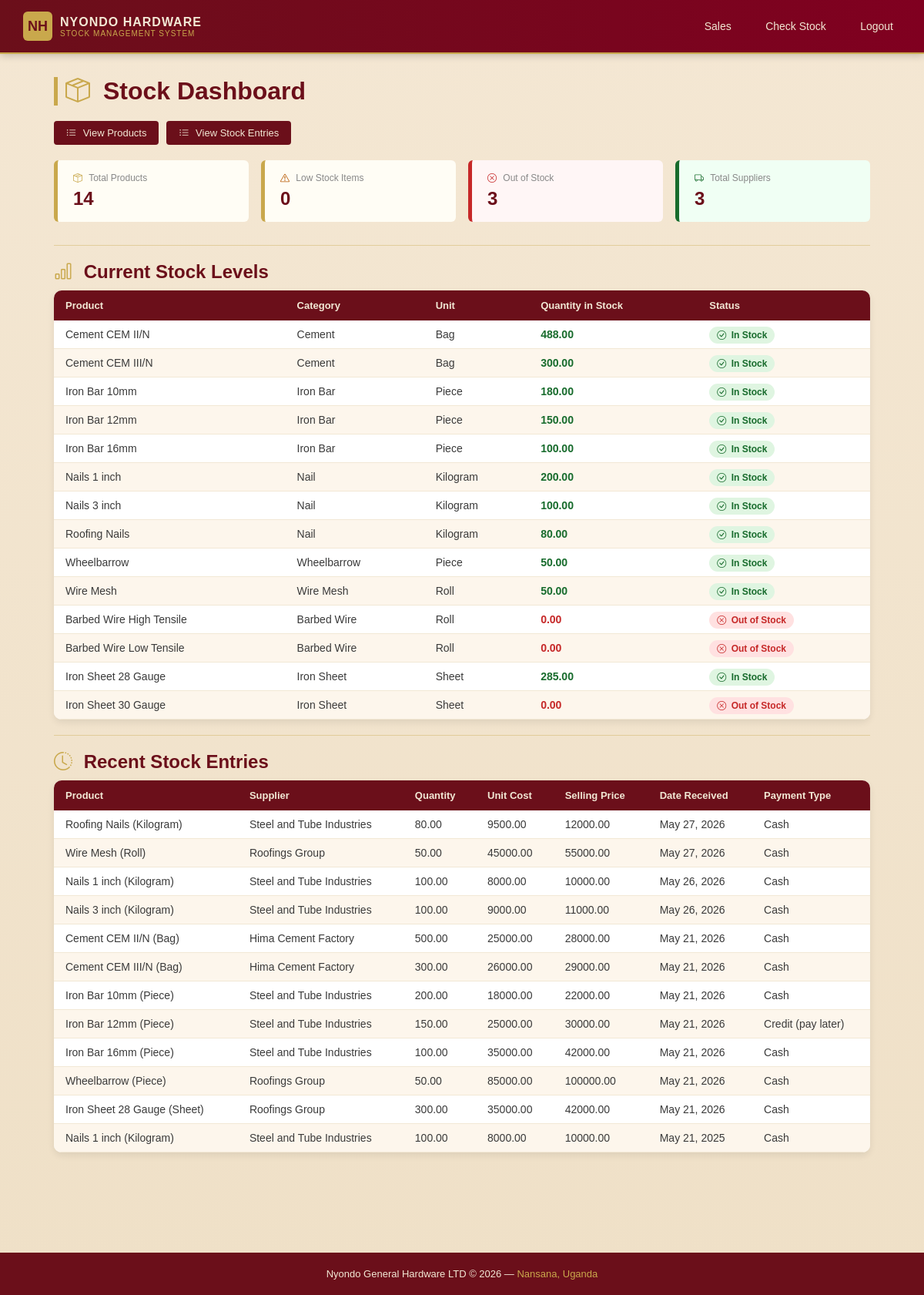
The page /stock/ (signed in) on the database its author committed.
### stock/models.py (models this page shows, shortened)
class Product(models.Model):
    CATEGORY_CHOICES = [
        ('cement',      'Cement'),
        ('iron_bar',    'Iron Bar'),
        ('nail',        'Nail'),
        ('wheelbarrow', 'Wheelbarrow'),
        ('wire_mesh',   'Wire Mesh'),
        ('barbed_wire', 'Barbed Wire'),
        ('iron_sheet',  'Iron Sheet'),
    ]
    UNIT_CHOICES = [
        ('bag',   'Bag'),
        ('piece', 'Piece'),
        ('kg',    'Kilogram'),
        ('roll',  'Roll'),
        ('sheet', 'Sheet'),
    ]
    name              = models.CharField(max_length=200)
    category          = models.CharField(max_length=50, choices=CATEGORY_CHOICES)
    unit              = models.CharField(max_length=20, choices=UNIT_CHOICES)
    description       = models.CharField(max_length=255, blank=True)
    quantity_in_stock = models.DecimalField(max_digits=10, decimal_places=2, default=0)
    def __str__(self):
        return f"{self.name} ({self.get_unit_display()})"

class StockEntry(models.Model):
    PAYMENT_CHOICES = [
        ('cash',   'Cash'),
        ('credit', 'Credit (pay later)'),
        ('momo', 'Mobile Money'),
    ]
    product            = models.ForeignKey(Product, on_delete=models.PROTECT, related_name='stock_entries')
    supplier           = models.ForeignKey(Supplier, on_delete=models.PROTECT, related_name='stock_entries')
    quantity           = models.DecimalField(max_digits=10, decimal_places=2)
    unit_cost          = models.DecimalField(max_digits=10, decimal_places=2)
    unit_selling_price = models.DecimalField(max_digits=10, decimal_places=2)
    payment_type       = models.CharField(max_length=10, choices=PAYMENT_CHOICES, default='cash')
    amount_paid        = models.DecimalField(max_digits=12, decimal_places=2, default=0)
    date_received      = models.DateField()
    notes              = models.TextField(blank=True)
    registered_by      = models.ForeignKey('auth.User', on_delete=models.SET_NULL, null=True)
    created_at         = models.DateTimeField(auto_now_add=True)
    storage_location = models.CharField(max_length=200, blank=True)

class Supplier(models.Model):
    name = models.CharField(max_length=200)
    phone = models.CharField(max_length=20)
    address = models.TextField(blank=True)
    credit_balance = models.DecimalField(max_digits=12, decimal_places=2, default=0)
    product_delivered = models.CharField(max_length=200, blank=True)
    due_date         = models.DateField(null=True, blank=True)
    created_at = models.DateTimeField(auto_now_add=True)
    def __str__(self):
        return self.name

### accounts/decorators.py (the view)
        def wrapper(request, *args, **kwargs):
            if not request.user.is_authenticated:
                return redirect('/login/')
            if request.user.is_superuser:
                return view_func(request, *args, **kwargs)
            try:
                role = request.user.profile.role
                if role in roles:
                    return view_func(request, *args, **kwargs)
                else:
                    return redirect('/access-denied/')
            except Exception as e:
                print(f"DECORATOR ERROR: {e}")
                return redirect('/access-denied/')

### stock/views.py (called while the page is built)
@role_required('manager', 'attendant')
def stock_dashboard(request):
    products      = Product.objects.all()
    entries       = StockEntry.objects.all().order_by('-date_received')
    low_stock     = Product.objects.filter(
                        quantity_in_stock__gt=0,
                        quantity_in_stock__lt=10).count()
    out_of_stock  = Product.objects.filter(quantity_in_stock__lte=0).count()
    total_suppliers = Supplier.objects.count()
    return render(request, 'stock/dashboard.html', {
        'products'        : products,
        'entries'         : entries,
        'low_stock'       : low_stock,
        'out_of_stock'    : out_of_stock,
        'total_suppliers' : total_suppliers,
    })

### stock/templates/stock/dashboard.html (shortened to what this page needs)
{% extends 'base.html' %}
{% block content %}
<h1>
    <i class="bi bi-box-seam" style="color: #C9A84C; margin-right: 8px;"></i>
    Stock Dashboard
</h1>
<div class="action-bar">
    <a href="{% url 'product_list' %}">
        <i class="bi bi-list-ul" style="margin-right: 5px;"></i>
        View Products
    </a>
    <a href="{% url 'stock_entry_list' %}">
        <i class="bi bi-list-ul" style="margin-right: 5px;"></i>
        View Stock Entries
    </a>
</div>
    <div style="display: grid; grid-template-columns: repeat(4, 1fr); gap: 16px; margin-bottom: 30px;">
    <div class="card card-gold">
        <p>
            <i class="bi bi-box-seam"
               style="color: #C9A84C; margin-right: 5px;"></i>
            Total Products
        </p>
        <h2 class="stat-gold">{{ products|length }}</h2>
    </div>
    <div class="card {% if low_stock > 0 %}card-warning{% else %}card-gold{% endif %}">
        <p>
            <i class="bi bi-exclamation-triangle"
               style="color: #b75800; margin-right: 5px;"></i>
            Low Stock Items
        </p>
        <h2 class="{% if low_stock > 0 %}stat-warning{% else %}stat-gold{% endif %}">
            {{ low_stock }}
        </h2>
    </div>
    <div class="card {% if out_of_stock > 0 %}card-danger{% else %}card-gold{% endif %}">
        <p>
            <i class="bi bi-x-circle"
               style="color: #C62828; margin-right: 5px;"></i>
            Out of Stock
        </p>
        <h2 class="{% if out_of_stock > 0 %}stat-danger{% else %}stat-gold{% endif %}">
            {{ out_of_stock }}
        </h2>
    </div>
    <div class="card card-success">
        <p>
            <i class="bi bi-truck"
               style="color: #176B2C; margin-right: 5px;"></i>
            Total Suppliers
        </p>
        <h2 class="stat-success">{{ total_suppliers }}</h2>
    </div>
</div>
<hr>
<h2>
    <i class="bi bi-bar-chart" style="color: #C9A84C; margin-right: 8px;"></i>
    Current Stock Levels
</h2>
<table>
    <thead>
        <tr>
            <th>Product</th>
            <th>Category</th>
            <th>Unit</th>
            <th>Quantity in Stock</th>
            <th>Status</th>
        </tr>
    </thead>
    <tbody>
        {% for product in products %}
        <tr>
            <td>{{ product.name }}</td>
            <td>{{ product.get_category_display }}</td>
            <td>{{ product.get_unit_display }}</td>
            <td class="{% if product.quantity_in_stock <= 0 %}stat-danger{% elif product.quantity_in_stock < 10 %}stat-warning{% else %}stat-success{% endif %}">
                {{ product.quantity_in_stock }}
            </td>
            <td>
                {% if product.quantity_in_stock <= 0 %}
                    <span style="background: #FFE1E1; color: #C62828;
                                 padding: 4px 10px; border-radius: 20px;
                                 font-size: 12px; font-weight: 600;">
                        <i class="bi bi-x-circle" style="margin-right: 3px;"></i>
                        Out of Stock
                    </span>
                {% else %}
                    <span style="background: #DFF5E1; color: #176B2C;
                                 padding: 4px 10px; border-radius: 20px;
                                 font-size: 12px; font-weight: 600;">
                        <i class="bi bi-check-circle" style="margin-right: 3px;"></i>
                        In Stock
                    </span>
                {% endif %}
            </td>
        </tr>
        {% endfor %}
    </tbody>
</table>
<hr>
<h2>
    <i class="bi bi-clock-history" style="color: #C9A84C; margin-right: 8px;"></i>
    Recent Stock Entries
</h2>
<table>
    <thead>
        <tr>
            <th>Product</th>
            <th>Supplier</th>
            <th>Quantity</th>
            <th>Unit Cost</th>
            <th>Selling Price</th>
            <th>Date Received</th>
            <th>Payment Type</th>
        </tr>
    </thead>
    <tbody>
        {% for entry in entries %}
        <tr>
            <td>{{ entry.product }}</td>
            <td>{{ entry.supplier }}</td>
            <td>{{ entry.quantity }}</td>
            <td>{{ entry.unit_cost }}</td>
            <td>{{ entry.unit_selling_price }}</td>
            <td>{{ entry.date_received }}</td>
            <td>{{ entry.get_payment_type_display }}</td>
        </tr>
        {% endfor %}
    </tbody>
</table>
{% endblock %}

### templates/base.html (style rules this page uses)
* { margin: 0; padding: 0; box-sizing: border-box; }
body { font-family: Arial, sans-serif; background: linear-gradient(to bottom, #f4e7d3, #efe0c7); color: #6b0f1a; min-height: 100vh; display: flex; flex-direction: column; }
h1 { color: #6b0f1a; margin-bottom: 20px; border-left: 5px solid #c9a84c; padding-left: 10px; }
h2, h3 { color: #6b0f1a; margin: 20px 0 10px 0; }
table { width: 100%; border-collapse: collapse; background-color: #fff; margin-top: 10px; border-radius: 10px; overflow: hidden; box-shadow: 0 4px 10px rgba(0,0,0,0.08); }
table th { background-color: #6b0f1a; color: #f2e8d5; padding: 12px 15px; text-align: left; font-size: 13px; }
table td { padding: 10px 15px; border-bottom: 1px solid #f2e8d5; font-size: 14px; color: #3a3a3a; }
tbody tr:nth-child(even) { background-color: #fdf6ec; }
a { color: #6b0f1a; text-decoration: none; }
.action-bar { display: flex; gap: 10px; margin-bottom: 20px; flex-wrap: wrap; }
.action-bar a { background-color: #6b0f1a; color: #f2e8d5; padding: 8px 16px; border-radius: 4px; font-size: 13px; transition: 0.3s ease; display: inline-block; }
.card { background-color: #fff; padding: 16px 20px; border-radius: 6px; flex: 1; min-width: 180px; }
.card p { font-size: 12px; color: #888; margin-bottom: 6px; }
.card h2 { font-size: 24px; color: #6b0f1a; margin: 0; }
hr { border: none; border-top: 1px solid #c9a84c; margin: 20px 0; opacity: 0.4; }
.stat-danger { color: #C62828; font-weight: bold; }
.stat-success { color: #176B2C; font-weight: bold; }
.stat-gold { color: #6B0F1A; font-weight: bold; }
.card-danger { background: #FFF6F6; border-left: 5px solid #C62828 !important; }
.card-success { background: #F0FFF4; border-left: 5px solid #176B2C !important; }
.card-gold { background: #FFFDF5; border-left: 5px solid #C9A84C !important; }

### rows shown on the page
Product: name "Cement CEM II/N", category "Cement", unit "Bag", quantity_in_stock "488.00", shows "In Stock"
Product: name "Cement CEM III/N", category "Cement", unit "Bag", quantity_in_stock "300.00", shows "In Stock"
Product: name "Iron Bar 10mm", category "Iron Bar", unit "Piece", quantity_in_stock "180.00", shows "In Stock"
Product: name "Iron Bar 12mm", category "Iron Bar", unit "Piece", quantity_in_stock "150.00", shows "In Stock"
Product: name "Iron Bar 16mm", category "Iron Bar", unit "Piece", quantity_in_stock "100.00", shows "In Stock"
Product: name "Nails 1 inch", category "Nail", unit "Kilogram", quantity_in_stock "200.00", shows "In Stock"
Product: name "Nails 3 inch", category "Nail", unit "Kilogram", quantity_in_stock "100.00", shows "In Stock"
Product: name "Roofing Nails", category "Nail", unit "Kilogram", quantity_in_stock "80.00", shows "In Stock"
Product: name "Wheelbarrow", category "Wheelbarrow", unit "Piece", quantity_in_stock "50.00", shows "In Stock"
Product: name "Wire Mesh", category "Wire Mesh", unit "Roll", quantity_in_stock "50.00", shows "In Stock"
Product: name "Barbed Wire High Tensile", category "Barbed Wire", unit "Roll", quantity_in_stock "0.00", shows "Out of Stock"
Product: name "Barbed Wire Low Tensile", category "Barbed Wire", unit "Roll", quantity_in_stock "0.00", shows "Out of Stock"
Product: name "Iron Sheet 28 Gauge", category "Iron Sheet", unit "Sheet", quantity_in_stock "285.00", shows "In Stock"
Product: name "Iron Sheet 30 Gauge", category "Iron Sheet", unit "Sheet", quantity_in_stock "0.00", shows "Out of Stock"
StockEntry: product "Roofing Nails (Kilogram)", supplier "Steel and Tube Industries", quantity "80.00", unit_cost "9500.00", unit_selling_price "12000.00", date_received "May 27, 2026", payment_type "Cash"
StockEntry: product "Wire Mesh (Roll)", supplier "Roofings Group", quantity "50.00", unit_cost "45000.00", unit_selling_price "55000.00", date_received "May 27, 2026", payment_type "Cash"
StockEntry: product "Nails 1 inch (Kilogram)", supplier "Steel and Tube Industries", quantity "100.00", unit_cost "8000.00", unit_selling_price "10000.00", date_received "May 26, 2026", payment_type "Cash"
StockEntry: product "Nails 3 inch (Kilogram)", supplier "Steel and Tube Industries", quantity "100.00", unit_cost "9000.00", unit_selling_price "11000.00", date_received "May 26, 2026", payment_type "Cash"
StockEntry: product "Cement CEM II/N (Bag)", supplier "Hima Cement Factory", quantity "500.00", unit_cost "25000.00", unit_selling_price "28000.00", date_received "May 21, 2026", payment_type "Cash"
StockEntry: product "Cement CEM III/N (Bag)", supplier "Hima Cement Factory", quantity "300.00", unit_cost "26000.00", unit_selling_price "29000.00", date_received "May 21, 2026", payment_type "Cash"
StockEntry: product "Iron Bar 10mm (Piece)", supplier "Steel and Tube Industries", quantity "200.00", unit_cost "18000.00", unit_selling_price "22000.00", date_received "May 21, 2026", payment_type "Cash"
StockEntry: product "Iron Bar 12mm (Piece)", supplier "Steel and Tube Industries", quantity "150.00", unit_cost "25000.00", unit_selling_price "30000.00", date_received "May 21, 2026", payment_type "Credit (pay later)"
StockEntry: product "Iron Bar 16mm (Piece)", supplier "Steel and Tube Industries", quantity "100.00", unit_cost "35000.00", unit_selling_price "42000.00", date_received "May 21, 2026", payment_type "Cash"
StockEntry: product "Wheelbarrow (Piece)", supplier "Roofings Group", quantity "50.00", unit_cost "85000.00", unit_selling_price "100000.00", date_received "May 21, 2026", payment_type "Cash"
StockEntry: product "Iron Sheet 28 Gauge (Sheet)", supplier "Roofings Group", quantity "300.00", unit_cost "35000.00", unit_selling_price "42000.00", date_received "May 21, 2026", payment_type "Cash"
StockEntry: product "Nails 1 inch (Kilogram)", supplier "Steel and Tube Industries", quantity "100.00", unit_cost "8000.00", unit_selling_price "10000.00", date_received "May 21, 2025", payment_type "Cash"

### other values the page prints
{{ products|length }} "14"
{{ low_stock }} "0"
{{ out_of_stock }} "3"
{{ total_suppliers }} "3"
